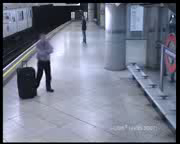
#> input picture frame 100 of abandonbaggage.avi, 180 x 144 px, given in place of video1.avi, which was not available
$ jupyter execute --allow-errors TrainStation.ipynb   (shell and % lines are left out)   (Python 2 division)   (text cells are left out)
#> lines starting #> are read from the running program, lines starting #| are printed output that depends on the picture; after the words box and inside, x2 and y2 are one past the last pixel; in counts of white or black regions, pixels touching at a corner belong together; pictures that were not available may be replaced by others from this repository, and a replacement may not be noted
[cell 1]
import numpy as np
import cv2
from matplotlib import pyplot as plt

[cell 2]
import numpy as np
import cv2

file_path =r'C:\Users\rmnra\Downloads\Abandoned-Object-Detection-master\Abandoned-Object-Detection-master\video1.avi'


cap = cv2.VideoCapture(file_path)


counter=0
while (cap.isOpened()):
    # read the frame ;
    #Docstring:   read([, image]) -> retval, image
    ret, frame = cap.read()
#> frame is the input picture: shape (144, 180, 3); mean B, G, R 139, 121.8, 116.1


    # have to check, else error on the last frame.
    if ret==0:
        break

    #Create a string FrameNo ; store all the frames in C\Frames
    FrameNo = 'C:/Users/rmnra/Downloads/Abandoned-Object-Detection-master/Abandoned-Object-Detection-master/'+'FrameNo'+str(counter)+'.png'
    #Save the frames
    cv2.imwrite(FrameNo,frame)


    counter = counter + 1

    #show the frame
    #Docstring:   imshow(winname, mat) -> None
    cv2.imshow('Window',frame)

    #control, press 'q' key to exit
    # Min cv2.waitKey(integer = min at 1) ; video will be fast ; increase integer value to slow the video
    if cv2.waitKey(1) & 0xFF == ord('q'):
#> (key q is pressed here)
        break

#print video statistics ; before release of cap ; else no value

#Get duration of the video
FrameCount = cap.get(cv2.CAP_PROP_FRAME_COUNT)
FrameperSecond =cap.get(cv2.CAP_PROP_FPS)
DurationSecond = FrameCount/FrameperSecond
if FrameperSecond>0:
    print ("FrameDuration : ", DurationSecond, "seconds")


#when everything is done, release cap
cap.release()
cv2.destroyAllWindows()

[cell 3]
import numpy as np
import cv2
from matplotlib import pyplot as plt

#pathfile =r'D:\Jeffrey\IPython\1.OpenCV-1\Videos\Traffic\AVVS\AVSS\FrameNo88_Train.png'
pathfile =r'C:\Users\rmnra\Downloads\AbandonObject-master\AbandonObject-master\FrameNo88_Train.png'
#---------------------------------
# Load image
#---------------------------------
img_original = cv2.imread(pathfile)
cv2.imshow('original', img_original)

#---------------------------------
# Draw Markers + Get width and Height  + Break into 10 rows and columns
#---------------------------------

width = 720 ;
height =576
# draw for every 50


# Draw columns at 50 intervals, width step at 50, height from 0 to 576
col_interval=50
for i in range (0,width,col_interval):
    cv2.line(img_original,(i,0),(i,height),(255,255,0),2)
    cv2.putText(img_original,'%s'%(i), (i,col_interval/2),cv2.FONT_HERSHEY_SIMPLEX, 0.3, (0,0,0),thickness=1) #0.6 is the fontScale
cv2.imshow('markers_col',img_original)

#Draw rows at 50 interval
row_interval=50

for i in range(0,height,row_interval):
    cv2.line(img_original,(0,i),(width,i),(255,255,0),2)
    cv2.putText(img_original,'%s'%(i), (row_interval/2,i),cv2.FONT_HERSHEY_SIMPLEX, 0.3, (0,0,0),thickness=1) #0.6 is the fontScale

cv2.imshow('markers_col_row',img_original)


#---------------------------------
# Manually read the grid and park down the x, y of the area of interest + Draw the polygon to confirm the mask location
#---------------------------------

#First mask - which is whole image black
#> (the rest of this cell did not finish here and is left out)

#> (a cell that did not finish here is left out)

[cell 5]
import numpy as np
import cv2
from collections import Counter, defaultdict

pathfile =r'D:\Jeffrey\IPython\1.OpenCV-1\Videos\Traffic\AVVS\AVSS\FrameNo88_Train.png'


#---------------------------------
#size the window first
#Docstring:   namedWindow(winname[, flags]) -> None
#---------------------------------
cv2.namedWindow('CannyEdgeDet',cv2.WINDOW_NORMAL) # user can resize window ; cv2.WINDOW_AUTOSIZE is the default
cv2.namedWindow('frame',cv2.WINDOW_NORMAL) # user can resize window ; cv2.WINDOW_AUTOSIZE is the default
cv2.namedWindow('Abandoned Object Detection',cv2.WINDOW_NORMAL) # user can resize window ; cv2.WINDOW_AUTOSIZE is the default
cv2.namedWindow('frame_masked',cv2.WINDOW_NORMAL) # user can resize window ; cv2.WINDOW_AUTOSIZE is the default
cv2.namedWindow('Morph_Close',cv2.WINDOW_NORMAL) # user can resize window ; cv2.WINDOW_AUTOSIZE is the default

#---------------------------------
# Load image
#---------------------------------
img_original = cv2.imread(pathfile)
cv2.imshow('original', img_original)


#---------------------------------
# Create Black Mask + Draw White Polygon on Black Mask
#---------------------------------

#BLACK :First mask - which is whole image black
#> (the rest of this cell did not finish here and is left out)

#> (a cell that did not finish here is left out)

#> (a cell that did not finish here is left out)

#> (a cell that did not finish here is left out)

[cell 9]
track_master = [[781, 153], [738, 153], [662, 153], [780, 154], [720, 154], [781, 155], [725, 155], [779, 156], [733, 156]]

print track_master
countcxcy = Counter(i for i, j in track_master)
print countcxcy
type(countcxcy)
for i,j in countcxcy.items():
    print i,j

[cell 10]
mydict1=dict()
mydict1['A']=1
print mydict1
mydict1['A'] += 1
print mydict1

[cell 11]
fileout_path=r'D:\Jeffrey\IPython\1.OpenCV-1\tempcxcy.txt'

fileout = open(fileout_path,'w')

#> (the rest of this cell did not finish here and is left out)

[cell 12]
mainlist=[[100,1],[200,1],[103,2],[100,2],[105,2],[100,3],[109,3],[501,3]]
x = min(j for i,j in mainlist)
print x
y = max(i for i,j in mainlist)
print y

#Get the number of unique framesets

unique = set(j for i,j in mainlist)
print unique
print len(unique)

[cell 13]
all1 = [1,1,2,2,3,3,3,3]
unique = set(all1)
print unique
len(unique)

[cell 14]
mainlist=[[100,1],[200,1],[103,2],[100,2],[105,2],[100,3],[109,3],[501,3]]
newlist=[]
print mainlist
print len(mainlist)
print mainlist[0]
print "mainlist clear :", mainlist
for i,j in mainlist:
    print i,j

    if j != 3: #omit 3, use the rest to create a new list
        newlist.append([i,j])

print 'mainlist', mainlist
print 'newlist',newlist
print 'transfer to mainlist'
mainlist=list(newlist)
print 'updated mainlist', mainlist
mainlist.append([100,10])
print 'mainlist with new items ', mainlist
print newlist

[cell 15]
from collections import Counter
mylist = [1,2,3,3,3,3,5,4,5,6,7,7,7,8,8,8,9]
data1 = Counter(mylist)
print data1 # value : countt
len(mylist)
#top 3
data3=data1.most_common(3)
print data3

for (i,j) in data3:
    print i

[cell 16]
#------------------------
# List to dictionary
#------------------------
mylist = [1,2,3,3,3,3,5,4,5,6,7,7,7,8,8,8,9]
from collections import defaultdict
d = defaultdict(int)

for i in mylist:
    d[i] +=1

print d
len(d)

[cell 17]
import numpy as np
import cv2

# location of video and first frame
file_path =r'D:\Jeffrey\IPython\1.OpenCV-1\Videos\Traffic\AVVS\AVSS\AVSS_E2.avi'
firstframe_path =r'D:\Jeffrey\IPython\1.OpenCV-1\Videos\Traffic\AVVS\AVSS\FrameNo0-AVSS_E2.png'

#Read firstframe + BGR2GRAY + Gaussian Blur (ksize must be positive and odd) + show firstframe_blur
firstframe = cv2.imread(firstframe_path)
#> (the rest of this cell did not finish here and is left out)

#> (a cell that did not finish here is left out)

#> (a cell that did not finish here is left out)

[cell 20]
#Sample test
mcx=[0,0]
print mcx
mcx=[0,138]
print mcx
print mcx[0]>60 and mcx[1]<60
mcx.pop(0)
print mcx
mcx.append(109)
print mcx
mcx.pop(0)
print mcx

[cell 21]
import numpy as np
import cv2

# location of video and first frame
file_path =r'C:\Users\rmnra\Downloads\Abandoned-Object-Detection-master\Abandoned-Object-Detection-master\video1.avi'
#firstframe_path =r'C:\Users\rmnra\Downloads\AbandonObject-master\AbandonObject-master\bg.jpg'
firstframe_path = r'C:\Users\rmnra\Downloads\Abandoned-Object-Detection-master\Abandoned-Object-Detection-master\FrameNo0.png'
#Read firstframe + BGR2GRAY + Gaussian Blur (ksize must be positive and odd) + show firstframe_blur
firstframe = cv2.imread(firstframe_path)
#> (the rest of this cell did not finish here and is left out)

#> (a cell that did not finish here is left out)

[cell 23]
import numpy as np
import cv2

# location of video and first frame
file_path =r'C:\Users\rmnra\Downloads\Abandoned-Object-Detection-master\Abandoned-Object-Detection-master\video1.avi'

cap = cv2.VideoCapture(file_path)

fgbg = cv2.BackgroundSubtractorMOG2()

while(1):
    ret, frame = cap.read()

    fgmask = fgbg.apply(frame)
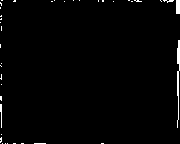
#> fgmask: shape (144, 180); values 127 (black) and 255 (white), 1.4% white; 39 white regions (36 under 20 px), largest, box (x1, y1, x2, y2) and area: (177, 40, 180, 128) 153, (176, 0, 180, 14) 56, (0, 104, 2, 128) 32

    cv2.imshow('frame',fgmask)
    if cv2.waitKey(40) & 0xFF == ord('q'):
#> (key q is pressed here)
        break

cap.release()
cv2.destroyAllWindows()

[cell 24]
# Need OpenCV 3.0 to have cv2.BackgroundSubtractorGMG()

import numpy as np
import cv2

file_path =r'C:\Users\rmnra\Downloads\Abandoned-Object-Detection-master\Abandoned-Object-Detection-master\video1.avi'

cap = cv2.VideoCapture(file_path)


kernel = cv2.getStructuringElement(cv2.MORPH_ELLIPSE,(3,3))
#> kernel = [[0, 1, 0], [1, 1, 1], [0, 1, 0]]
#fgbg = cv2.BackgroundSubtractorGMG()
fgbg = cv2.BackgroundSubtractorMOG2()

while(1):
    ret, frame = cap.read()

    fgmask = fgbg.apply(frame)
    fgmask = cv2.morphologyEx(fgmask, cv2.MORPH_OPEN, kernel)
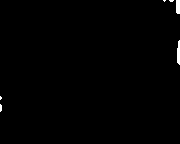
#> fgmask: shape (144, 180); values 127 (black) and 255 (white), 0.58% white; 6 white regions (4 under 20 px), largest, box (x1, y1, x2, y2) and area: (177, 40, 180, 65) 63, (176, 0, 180, 14) 55

    cv2.imshow('frame',fgmask)
    if cv2.waitKey(40) & 0xFF == ord('q'):
#> (key q is pressed here)
        break

cap.release()
cv2.destroyAllWindows()

[cell 25]
from cv2 import __version__

[cell 26]
cv2.__version__
#> Out = '4.13.0'

$ run again, starting later in the video
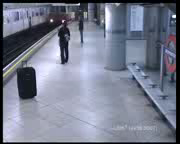
#> input picture frame 450 of abandonbaggage.avi, 180 x 144 px, given in place of video1.avi, which was not available
#> frame is the input picture: shape (144, 180, 3); mean B, G, R 141.8, 124.3, 118.8
#> `fgmask = fgbg.apply(frame)`:
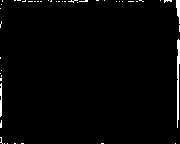
#> fgmask: shape (144, 180); values 127 (black) and 255 (white), 1.8% white; 47 white regions (44 under 20 px), largest, box (x1, y1, x2, y2) and area: (177, 39, 180, 128) 185, (176, 0, 180, 24) 65, (0, 83, 2, 117) 60
#> kernel = [[0, 1, 0], [1, 1, 1], [0, 1, 0]]
#> Out = '4.13.0'

$ run again, starting later in the video
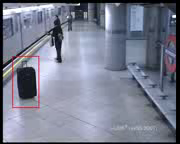
#> input picture frame 800 of abandonbaggage.avi, 180 x 144 px, given in place of video1.avi, which was not available
#> frame is the input picture: shape (144, 180, 3); mean B, G, R 143.1, 125.5, 121
#> `fgmask = fgbg.apply(frame)`:
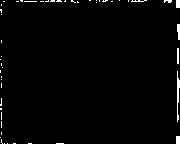
#> fgmask: shape (144, 180); values 127 (black) and 255 (white), 1.7% white; 50 white regions (44 under 20 px), largest, box (x1, y1, x2, y2) and area: (177, 71, 180, 122) 89, (177, 24, 180, 40) 40, (176, 0, 180, 8) 32, (177, 48, 179, 64) 32, (176, 136, 180, 144) 32, (131, 0, 147, 2) 20
#> kernel = [[0, 1, 0], [1, 1, 1], [0, 1, 0]]
#> `fgmask = cv2.morphologyEx(fgmask, cv2.MORPH_OPEN, kernel)`:
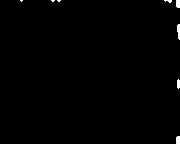
#> fgmask: shape (144, 180); values 127 (black) and 255 (white), 0.61% white; 8 white regions (4 under 20 px), largest, box (x1, y1, x2, y2) and area: (177, 24, 180, 40) 38, (176, 0, 180, 8) 31, (176, 136, 180, 144) 31, (177, 79, 180, 89) 26
#> Out = '4.13.0'
